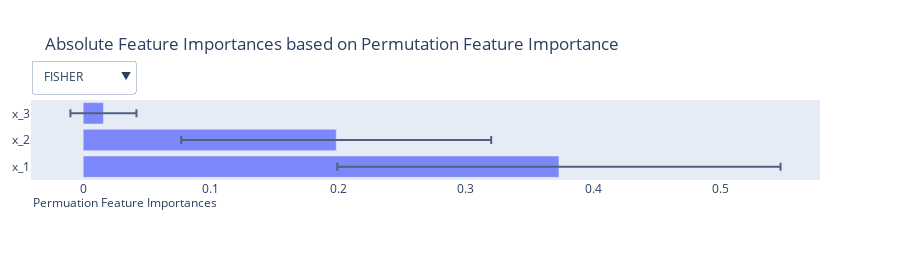

The notebook cell this image was saved under:
### Code cell
combined_importances = {m.name: combine_permutation_importances(pi["pemutation_imprtance"], m).describe() for m in RegressionMetricsEnum}
plot_feature_importance_by_feature_plotly(combined_importances,relative=False, caption="Permuation Feature Importances", show_std=True, importance_measure="Permutation Feature Importance")

### Figure 1 — Plotly figure (JSON) as saved in the notebook; plotly's stock layout.template omitted (floating-point values rounded to 4 significant figures)
{"data": [{"error_x": {"array": [0.1738, 0.1215, 0.02587], "type": "data", "visible": true}, "name": "Importance", "opacity": 0.8, "orientation": "h", "type": "bar", "visible": true, "x": [0.373, 0.1984, 0.01587], "y": ["x_1", "x_2", "x_3"]}, {"error_x": {"array": [12.68, 5.578, 1.321], "type": "data", "visible": true}, "name": "Importance", "opacity": 0.8, "orientation": "h", "type": "bar", "visible": false, "x": [39.89, 32.35, 0.1673], "y": ["x_1", "x_2", "x_3"]}, {"error_x": {"array": [1.54, 0.8441, 0.06569], "type": "data", "visible": true}, "name": "Importance", "opacity": 0.8, "orientation": "h", "type": "bar", "visible": false, "x": [1.994, 1.034, 0.003126], "y": ["x_1", "x_2", "x_3"]}, {"error_x": {"array": [1918.0, 1228.0, 70.63], "type": "data", "visible": true}, "name": "Importance", "opacity": 0.8, "orientation": "h", "type": "bar", "visible": false, "x": [4276.0, 3286.0, 1.5], "y": ["x_1", "x_2", "x_3"]}, {"error_x": {"array": [0.1716, 0.1438, 0.007961], "type": "data", "visible": true}, "name": "Importance", "opacity": 0.8, "orientation": "h", "type": "bar", "visible": false, "x": [0.5758, 0.4567, -0.000335], "y": ["x_1", "x_2", "x_3"]}, {"error_x": {"array": [0.2782, 0.4324, 0.01475], "type": "data", "visible": true}, "name": "Importance", "opacity": 0.8, "orientation": "h", "type": "bar", "visible": false, "x": [1.196, 1.005, 0.003171], "y": ["x_1", "x_2", "x_3"]}, {"error_x": {"array": [0.1696, 0.1371, 0.02428], "type": "data", "visible": true}, "name": "Importance", "opacity": 0.8, "orientation": "h", "type": "bar", "visible": false, "x": [0.5838, 0.4053, 0.01794], "y": ["x_1", "x_2", "x_3"]}], "layout": {"annotations": [{"align": "left", "showarrow": false, "text": "Permuation Feature Importances", "x": 0, "xanchor": "left", "xref": "paper", "y": -0.15, "yanchor": "top", "yref": "paper"}], "height": 260, "hovermode": "closest", "margin": {"l": 24}, "showlegend": false, "title": {"text": "Absolute Feature Importances based on Permutation Feature Importance"}, "updatemenus": [{"buttons": [{"args": ["visible", [true, false, false, false, false, false, false]], "label": "FISHER", "method": "restyle"}, {"args": ["visible", [false, true, false, false, false, false, false]], "label": "MAE", "method": "restyle"}, {"args": ["visible", [false, false, true, false, false, false, false]], "label": "MAPE", "method": "restyle"}, {"args": ["visible", [false, false, false, true, false, false, false]], "label": "MSD", "method": "restyle"}, {"args": ["visible", [false, false, false, false, true, false, false]], "label": "PEARSON", "method": "restyle"}, {"args": ["visible", [false, false, false, false, false, true, false]], "label": "R2", "method": "restyle"}, {"args": ["visible", [false, false, false, false, false, false, true]], "label": "SPEARMAN", "method": "restyle"}], "pad": {"t": -40}, "x": 0, "xanchor": "left", "y": 1, "yanchor": "top"}]}}
